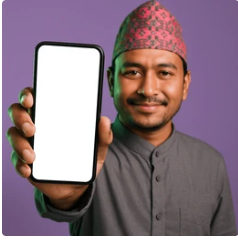
#> input picture example1.png, 238 x 240 px, given in place of the camera
$ python from_scratch.py
#> lines starting #> are read from the running program, lines starting #| are printed output that depends on the picture; after the words box and inside, x2 and y2 are one past the last pixel; in counts of white or black regions, pixels touching at a corner belong together
import cv2

cap = cv2.VideoCapture(0)

while True:
    ret, frame = cap.read()
#> frame is the input picture: shape (240, 238, 3); mean B, G, R 128.7, 117.6, 138.3
    if not ret:
        break

    frame = cv2.flip(frame, 1)
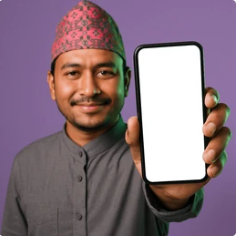
#> frame: shape (240, 238, 3); mean B, G, R 128.7, 117.6, 138.3
    gray = cv2.cvtColor(frame, cv2.COLOR_BGR2GRAY)
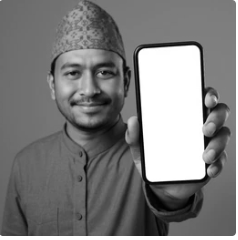
#> gray: shape (240, 238); min 0, max 255, mean 125.1
    blur = cv2.GaussianBlur(gray, (7, 7), 0)
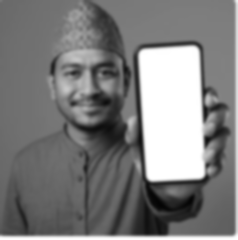
#> blur: shape (240, 238); min 4, max 255, mean 125
    edges = cv2.Canny(blur, 50, 150)
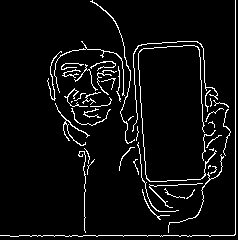
#> edges: shape (240, 238); 5.6% white in thin lines or dots

    contours, _ = cv2.findContours(edges, cv2.RETR_TREE, cv2.CHAIN_APPROX_SIMPLE)
#> contours = 45 contours, 40 with area under 20; largest, box (x1, y1, x2, y2) and area: (55, 103, 90, 146) 38, (90, 0, 135, 144) 36, (138, 45, 217, 182) 26, (168, 154, 224, 233) 22, (54, 41, 125, 96) 20

    for cnt in contours:
        x, y, w, h = cv2.boundingRect(cnt)
        aspect_ratio = w / float(h)

        if 0.75 < aspect_ratio < 1.3 and 100 < w < 250 and 100 < h < 250:
            cv2.rectangle(frame, (x, y), (x + w, y + h), (0, 255, 0), 2)
            cv2.putText(frame, "Possible Face", (x, y - 10), cv2.FONT_HERSHEY_SIMPLEX, 0.5, (0, 255, 0), 2)
#> this loop made 45 passes
#> (x, y, w, h, aspect_ratio) on passes 1 to 12: (186, 189, 9, 10, 0.9), (142, 189, 28, 31, 0.903), (164, 188, 21, 11, 1.91), (149, 183, 54, 25, 2.16), (210, 166, 7, 8, 0.875), (208, 165, 3, 4, 0.75), (133, 159, 6, 16, 0.375), (87, 159, 8, 16, 0.5), (168, 154, 56, 79, 0.709), (78, 151, 8, 82, 0.0976), (209, 148, 5, 3, 1.67), (84, 148, 6, 16, 0.375)
#> (cnt, x, y, w, h, aspect_ratio) on pass 25: ([[71, 101], [71, 102], [72, 101]], 71, 101, 2, 2, 1)
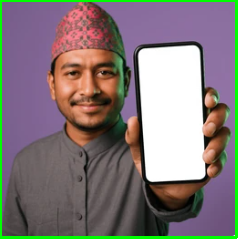
#> frame: shape (240, 238, 3); 4.13% of pixels changed, all inside (x1, y1, x2, y2) = (0, 0, 238, 239)

    cv2.imshow("Edge Detection", edges)
    cv2.imshow("Face Detection (No Model)", frame)

    if cv2.waitKey(1) & 0xFF == ord("q"):
#> (key q is pressed here)
        break

cap.release()
cv2.destroyAllWindows()
